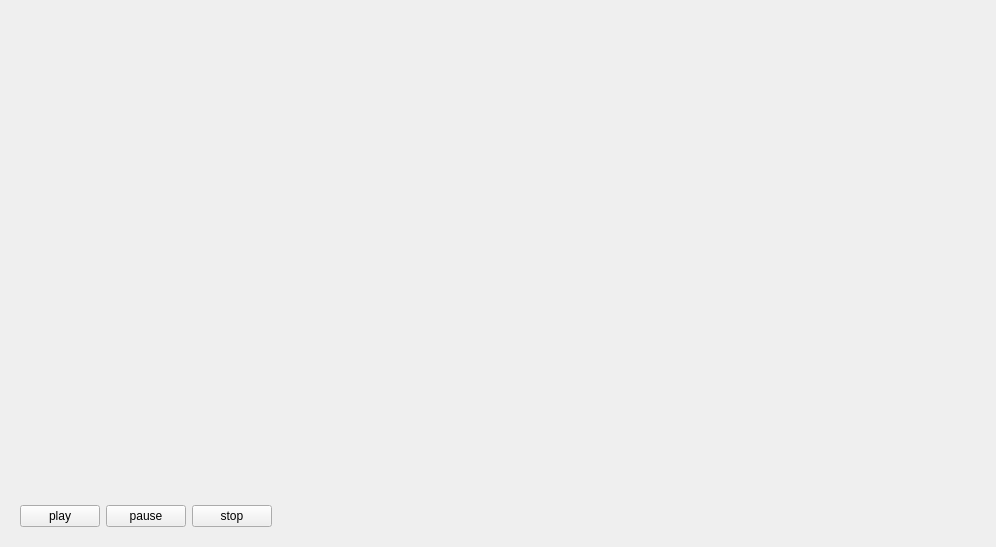
<?xml version="1.0" encoding="UTF-8"?>
<ui version="4.0">
 <class>PlayerClass</class>
 <widget class="QWidget" name="PlayerClass">
  <property name="geometry">
   <rect>
    <x>0</x>
    <y>0</y>
    <width>996</width>
    <height>547</height>
   </rect>
  </property>
  <property name="windowTitle">
   <string>Player</string>
  </property>
  <layout class="QGridLayout" name="gridLayout">
   <item row="0" column="0">
    <widget class="QWidget" name="widget" native="true">
     <layout class="QGridLayout" name="gridLayout_2">
      <item row="1" column="0">
       <widget class="QPushButton" name="btn_play">
        <property name="text">
         <string>play</string>
        </property>
       </widget>
      </item>
      <item row="1" column="3">
       <spacer name="horizontalSpacer">
        <property name="orientation">
         <enum>Qt::Horizontal</enum>
        </property>
        <property name="sizeHint" stdset="0">
         <size>
          <width>40</width>
          <height>20</height>
         </size>
        </property>
       </spacer>
      </item>
      <item row="1" column="1">
       <widget class="QPushButton" name="btn_pause">
        <property name="text">
         <string>pause</string>
        </property>
       </widget>
      </item>
      <item row="0" column="0" colspan="4">
       <widget class="QWidget" name="player" native="true"/>
      </item>
      <item row="1" column="2">
       <widget class="QPushButton" name="btn_stop">
        <property name="text">
         <string>stop</string>
        </property>
       </widget>
      </item>
     </layout>
    </widget>
   </item>
  </layout>
 </widget>
 <resources/>
 <connections/>
</ui>
